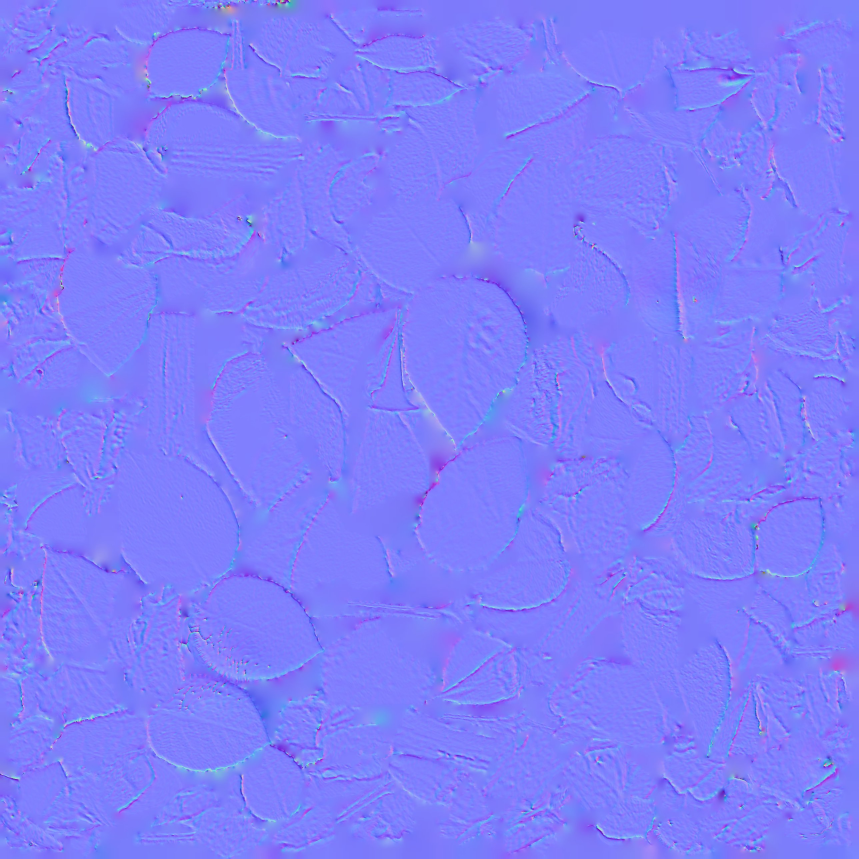
#> input picture data_archive/sources/50b48692-image.jpg, 2576 x 2576 px (shown at 1/3 size)
$ python -i silk6.py   (imports and definitions only)
#> lines starting #> are read from the running program, lines starting #| are printed output that depends on the picture
### pipeline/common.py
import cv2, numpy as np, subprocess, os

W, H = (int(x_) for x_ in os.environ.get('DESIGN', '1280x720').split('x'))   # design canvas (720x1280 = 9:16)
FPS = 30
BPM = 100.0
BEAT = 60.0 / BPM


# [8 lines left out: function beat, not called in this run]


class Clip:
    # [17 lines left out: functions __init__, get, not called in this run]


def gradient_lut(stops):
    """stops: list of (pos, (r,g,b)). returns 256x3 BGR float32 LUT 0..1"""
    xs = np.linspace(0, 1, 256)
    lut = np.zeros((256, 3), np.float32)
    ps = [s[0] for s in stops]
    for c in range(3):
        lut[:, 2 - c] = np.interp(xs, ps, [s[1][c] / 255.0 for s in stops])
    return lut


EMBER = gradient_lut([(0.0, (4, 1, 2)), (0.22, (52, 6, 10)), (0.45, (160, 34, 18)),
                      (0.66, (226, 120, 30)), (0.84, (246, 196, 80)), (1.0, (255, 244, 214))])
AMBER = gradient_lut([(0.0, (6, 2, 1)), (0.3, (90, 22, 8)), (0.6, (214, 112, 26)),
                      (0.85, (250, 205, 110)), (1.0, (255, 250, 232))])


def luma(img):
    return (img[..., 0] * 0.114 + img[..., 1] * 0.587 + img[..., 2] * 0.299)


# [32 lines left out: functions grade_map, warm_split, bloom, vignette, not called in this run]


_rng = np.random.default_rng(7)


# [5 lines left out: function grain, not called in this run]


def tonemap(img):
    # soft shoulder so highlights roll off instead of clipping (pristine look)
    return 1 - np.exp(-np.clip(img, 0, None) * 1.25) * 1.0 if False else np.clip(img / (1 + np.clip(img - 0.85, 0, None)), 0, 1)


class Writer:
    # [68 lines left out: functions __init__, write, close, soft_pulse, halftone_color, not called in this run]

### pipeline/silk.py
"""'Pixel propagation' silk in palette D: fur-like streaks along a swirling flow (line-integral convolution),
shimmer travelling along the streaks, lit as 3D relief on a receding plane with depth of field, sparse
specks floating in depth. Seamless loop of 32 beats at 146 BPM (~13.15 s), everything periodic in time.
usage: python3 silk.py [still <frame> <out.png>]"""
import sys
import numpy as np, cv2, opensimplex
from common import W, H, luma, gradient_lut, Writer
import common

opensimplex.seed(36)
#> (this line was passed over: opensimplex is not available in this run)
BPM = 146.0
LOOP = 32 * 60 / BPM                         # 13.15 s
FPS = 25
N = int(round(LOOP * FPS))                   # 329 frames, sampled at exactly LOOP/N spacing
TW, TH = 1700, 1150                          # texture (plane) space
LW, LH = 96, 64                              # flow-field resolution
R = 0.55                                     # radius of the circular path in noise space -> periodic


def hexrgb(h):
    return tuple(int(h[i:i + 2], 16) for i in (0, 2, 4))


PAL = gradient_lut([(0.00, hexrgb('140006')), (0.14, hexrgb('5A0620')), (0.28, hexrgb('8A0A34')),
                    (0.42, hexrgb('C2183F')), (0.56, hexrgb('D8542C')), (0.70, hexrgb('E8A322')),
                    (0.84, hexrgb('F6B93A')), (0.94, hexrgb('FFDC96')), (1.00, hexrgb('FFF1D8'))])

lx = np.linspace(0, 2.3, LW); ly = np.linspace(0, 1.55, LH)          # bigger swirls


# [19 lines left out: functions periodic, fields, not called in this run]


rng = np.random.default_rng(3)
NOISE = rng.random((TH, TW)).astype(np.float32)
NOISE = cv2.GaussianBlur(NOISE, (0, 0), 1.1)                    # softer, silkier fibres
NOISE = (NOISE - NOISE.mean()) / NOISE.std()
yy, xx = np.mgrid[0:TH, 0:TW].astype(np.float32)
STEPS, DS = 34, 2.0                                             # longer streaks
PERIOD = 18.0                                                     # shimmer wavelength along a streak (steps)
SHIM_CYCLES = 8                                                   # shimmer travels 8 wavelengths per loop -> periodic


# [16 lines left out: function lic, not called in this run]


def beat_pulse(t):
    """soft swell on each beat, stronger on the half-time (every other) beat; periodic over the loop"""
    b = 60 / BPM
    ph = (t % b) / b
    up = np.clip(ph / 0.15, 0, 1); up = up * up * (3 - 2 * up)
    env = up * np.exp(-max(ph - 0.15, 0) / 0.35) + (1 - up) * np.exp(-(ph + 0.85) / 0.35)
    return float(env * (1.0 if int(round(t / b)) % 2 == 0 else 0.55))


# receding plane: texture -> screen homography (top of the plane further away)
SRC = np.float32([[0, 0], [TW, 0], [TW, TH], [0, TH]])
DST = np.float32([[W * 0.16, -H * 0.18], [W * 0.84, -H * 0.18], [W * 1.32, H * 1.12], [-W * 0.32, H * 1.12]])
HM = cv2.getPerspectiveTransform(SRC, DST)
sy_ = np.linspace(-0.18, 1.12, 1)
# per-pixel screen depth (1 = near bottom, 0 = far top) for depth of field + fog
DEPTH = np.clip((np.arange(H, dtype=np.float32) / H + 0.18) / 1.3, 0, 1)[:, None].repeat(W, 1)


rs = np.random.default_rng(9)
NSPK = 70
SPX = rs.uniform(-1, 1, NSPK); SPY = rs.uniform(-0.6, 0.5, NSPK); SPZ = rs.uniform(0, 1, NSPK)
SPPH = rs.uniform(0, 1, NSPK); SPK = rs.integers(1, 3, NSPK)


# [52 lines left out: functions specks, render, not called in this run]


# [9 lines that do not run on import are left out]

### pipeline/silk6.py
"""Liquid v6: fur-loop field and balance, calmer motion, edges brightest (yellow ribbon, white core), glossy liquid
surface with white sparkles on the ridges, thermal glow. D palette, receding plane, specks, seamless 32 beats @146."""
import sys
import numpy as np, cv2
from common import W, H, luma, gradient_lut, Writer
import common
import silk as S
import silk3 as L3

L3.RAD = 0.62                                   # half the change per loop -> calm, rolling motion
N, LOOP, FPS = S.N, S.LOOP, S.FPS
TW, TH = S.TW, S.TH
hx = S.hexrgb
BASE = gradient_lut([(0.00, hx('0A0004')), (0.24, hx('2A0412')), (0.42, hx('5C0A22')), (0.54, hx('962026')),
                     (0.64, hx('D4542A')), (0.80, hx('E8882E')), (1.00, hx('F2A63E'))])
YEL = np.array(hx('FFC84A')[::-1], np.float32) / 255
WHT = np.array(hx('FFF7E4')[::-1], np.float32) / 255
rng = np.random.default_rng(6)
NSP = 9000
SPK_X = rng.integers(0, TW, NSP); SPK_Y = rng.integers(0, TH, NSP)
SPK_P = rng.random(NSP).astype(np.float32); SPK_K = rng.integers(3, 9, NSP).astype(np.float32)
GRAIN = [cv2.GaussianBlur(rng.standard_normal((H, W)).astype(np.float32), (0, 0), 0.6) for _ in range(8)]


def up(a):
    return cv2.resize(a.astype(np.float32), (TW, TH), interpolation=cv2.INTER_CUBIC)


def render(i):
    ph = i / N; t = ph * LOOP
    pulse = S.beat_pulse(t)
    val, hgt, rxw, qyw = L3.surface(ph)
    V = up((val - np.median(val)) / (np.percentile(val, 95) - np.percentile(val, 5) + 1e-6))
    V = cv2.GaussianBlur(V, (0, 0), 3.0)
    v = np.clip(0.5 + 1.15 * V, 0, 1); v = v * v * (3 - 2 * v)                     # fur-loop balance
    # glossy liquid surface: height = value, smooth normals, satin key + sharp specular
    hs = cv2.GaussianBlur(v, (0, 0), 6.0)
    gy, gx = np.gradient(hs)
    k = 260.0
    nx, ny = -gx * k, -gy * k; nz = np.ones_like(hs)
    nl = np.sqrt(nx * nx + ny * ny + 1); nx /= nl; ny /= nl; nz /= nl
    Lk = np.array([-0.45, -0.6, 0.66]); Lk /= np.linalg.norm(Lk)
    diff = np.clip(nx * Lk[0] + ny * Lk[1] + nz * Lk[2], 0, 1)
    Hh = Lk + np.array([0, 0, 1.0]); Hh /= np.linalg.norm(Hh)
    nh = np.clip(nx * Hh[0] + ny * Hh[1] + nz * Hh[2], 0, 1)
    # sparkle: tiny moving ripples on the surface break the specular into glints
    gmask = nh ** 40 * np.clip(v * 1.5, 0, 1)                                     # where the liquid catches the light
    tw = np.maximum(np.sin(2 * np.pi * (SPK_K * ph + SPK_P)), 0) ** 6               # each point twinkles, periodic
    spark = np.zeros((TH, TW), np.float32)
    spark[SPK_Y, SPK_X] = tw * gmask[SPK_Y, SPK_X]
    spark = cv2.GaussianBlur(spark, (0, 0), 0.9) * 9 + cv2.GaussianBlur(spark, (0, 0), 3.0) * 6
    spec = spark + nh ** 200 * 0.25 * np.clip(v * 1.5, 0, 1)
    base = BASE[(np.clip(v * (0.55 + 0.6 * diff), 0, 1) * 255).astype(np.uint8)]
    # edges brightest: yellow ribbon with a white-hot core along the light/dark boundary
    slope = np.sqrt(gx * gx + gy * gy)
    em = np.clip(slope / (np.percentile(slope, 92) + 1e-6), 0, 1)
    d = v - 0.6
    ribbon = np.exp(-(d / 0.13) ** 2) * em
    core = np.exp(-(d / 0.035) ** 2) * em
    col = base + YEL[None, None] * (ribbon * 0.9)[..., None] + WHT[None, None] * (core * 0.75)[..., None]
    col = col + WHT[None, None] * (spec * (1.3 + 0.5 * pulse))[..., None]
    col = col * (0.95 + 0.08 * pulse)
    scr = cv2.warpPerspective(col, S.HM, (W, H), flags=cv2.INTER_LINEAR, borderMode=cv2.BORDER_REFLECT)
    far = cv2.GaussianBlur(scr, (0, 0), 3.0); near = cv2.GaussianBlur(scr, (0, 0), 1.3)
    dd = S.DEPTH[..., None]
    swt = np.exp(-((dd - 0.62) / 0.3) ** 2)
    img = scr * swt + (far * (dd < 0.62) + near * (dd >= 0.62)) * (1 - swt)
    img = img * (0.6 + 0.4 * np.clip(dd * 1.5, 0, 1))
    # thermal glow around the bright parts
    hi = np.clip(img - 0.55, 0, None)
    sm = cv2.resize(hi, (W // 4, H // 4), interpolation=cv2.INTER_AREA)
    img = img + cv2.resize(cv2.GaussianBlur(sm, (0, 0), 3) * 0.6 + cv2.GaussianBlur(sm, (0, 0), 10) * 0.5, (W, H)) * (0.8 + 0.3 * pulse)
    img = S.specks(img, ph, pulse)
    Lm = luma(np.clip(img, 0, 1))[..., None]
    img = np.clip(img + GRAIN[i % 8][..., None] * 0.022 * (0.3 + Lm), 0, None)
    Lm = luma(img)[..., None]
    return np.clip(img * ((Lm / (1 + Lm * 0.5)) / np.maximum(Lm, 1e-5)) * 1.15, 0, 1)


# [9 lines not run here, left out]

>>> import cv2
>>> picture = cv2.imread('../data_archive/sources/50b48692-image.jpg')
#> picture is the input picture: shape (2576, 2576, 3); mean B, G, R 251.9, 127, 127.2
>>> result = render(picture)
#> in render, `ph = i / N`:
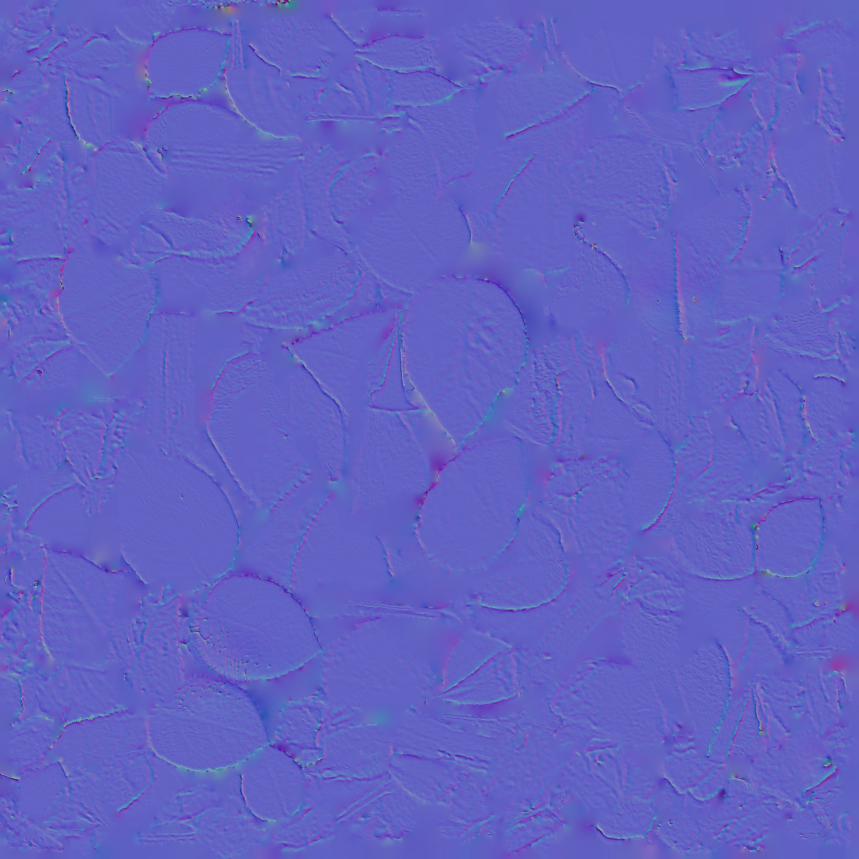
#> ph: shape (2576, 2576, 3) float64 (shown at 1/3 size); mean B, G, R 0.766, 0.386, 0.387
#> in beat_pulse, `ph = (t % b) / b`:
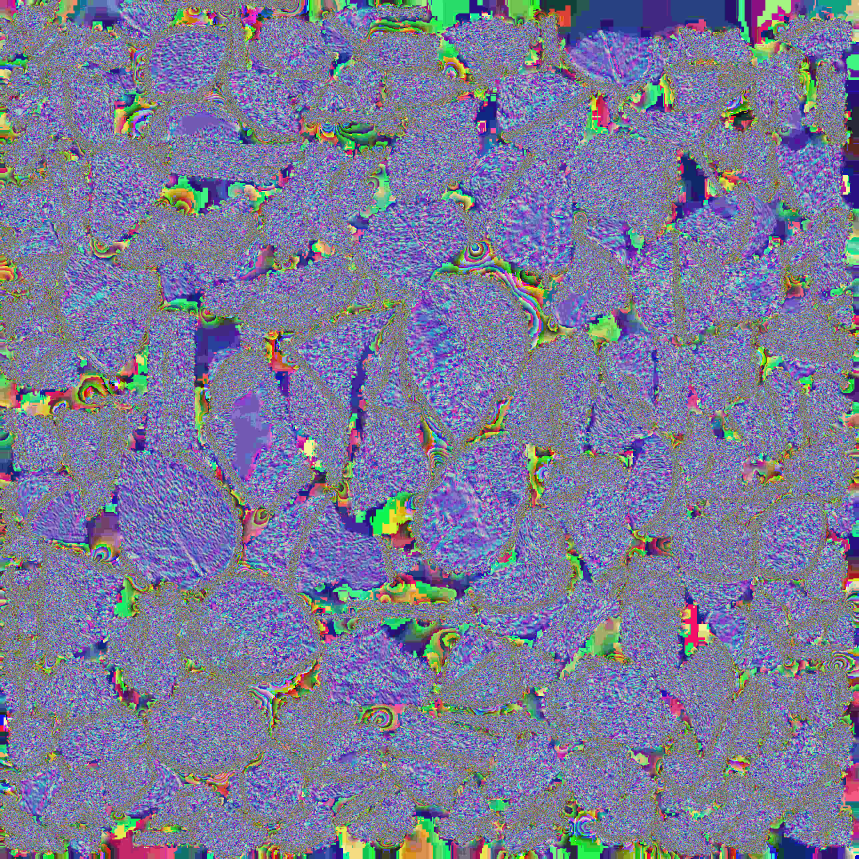
#> ph: shape (2576, 2576, 3) float64 (shown at 1/3 size); mean B, G, R 0.606, 0.483, 0.481
#> in beat_pulse, `up = np.clip(ph / 0.15, 0, 1)`:
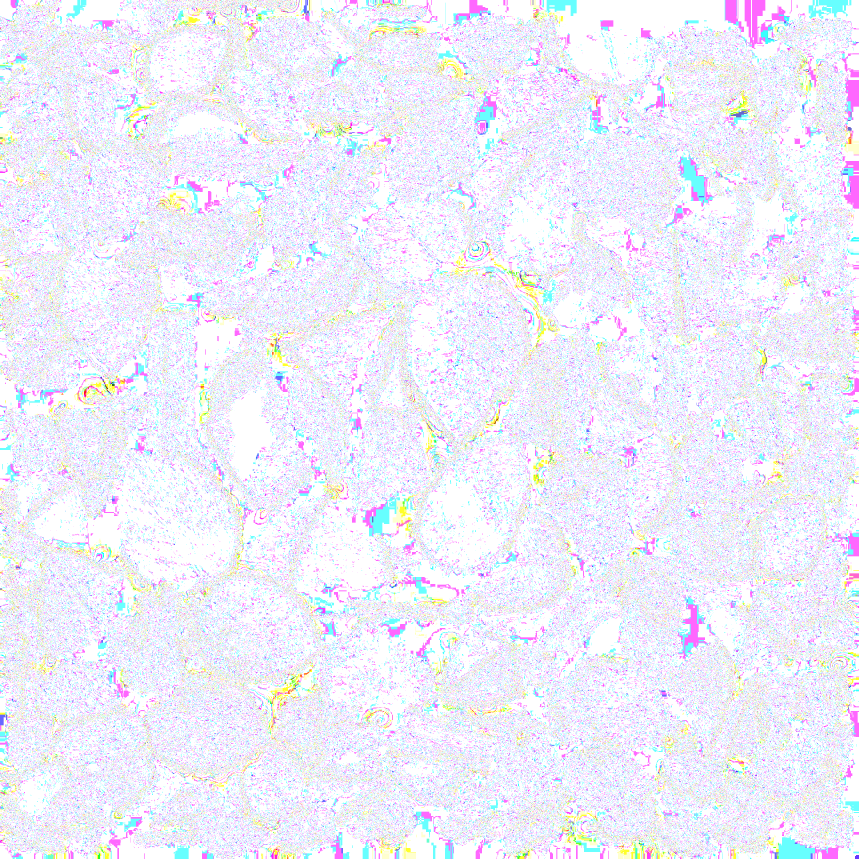
#> up: shape (2576, 2576, 3) float64 (shown at 1/3 size); mean B, G, R 0.978, 0.932, 0.934
#> (the run stopped early here; a loop or call above may not have finished)
